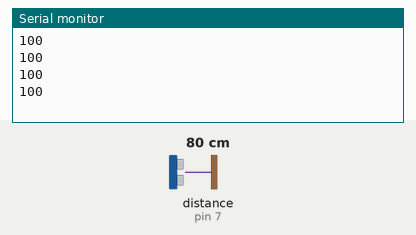
A sketch run on a simulated Arduino Uno, built with avr-gcc and run on an emulated ATmega328P. Parts: the last lines printed to the serial monitor. The inputs (shaded band) are chosen by the test bench; at power-on: distance to the obstacle (sensor on pin 7) 80 cm.

Above: at 1.2 s.
1.3 s: distance to the obstacle (sensor on pin 7) set to 2 cm
At 1.72 s:
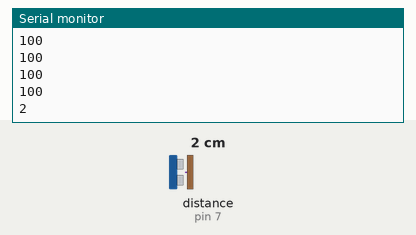
2.8 s: distance to the obstacle (sensor on pin 7) set to 4 cm
At 2.93 s:
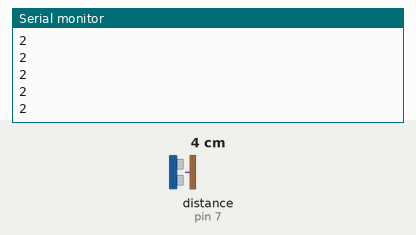
Timing chart, 0 to 5.8 s (numbered marks = the images above; inputs shaded):
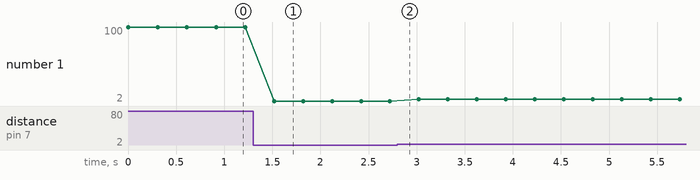

The sketch:

Distance_Check.ino
```cpp
#include <NewPing.h>

#define t_pin 6
#define e_pin 7
#define max_dist 50

NewPing rj(t_pin, e_pin, max_dist);


void setup() {
  // put your setup code here, to run once:

  Serial.begin(9600);

}

void loop() {
  // put your main code here, to run repeatedly:

  Serial.println(getDistance());

  delay(300);

}

int getDistance() {
  delayMicroseconds(20);
  int cm = rj.ping_cm();
  if (cm == 0) {
    cm = 100;
  }
  return cm;
}
```

Measured:
- after the input at 1.3 s, the serial monitor: prints a new line after 0.22 s (image 1)
- plotted number 1: 100 → 2 after the input at 1.3 s, 2 → 4 after the input at 2.8 s
